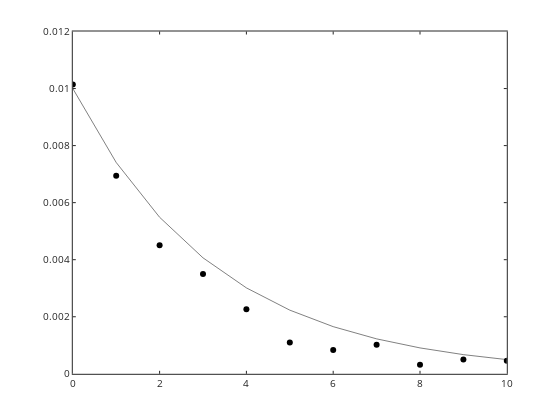

Notebook code cell kept with this figure:
### Code cell
% so to optmize it we need to first define the error function
% this is what will get minimized

% initial guess

errorfunction = @(p,N,t) (log10(sum((N-p(1).*exp(-p(2)*t)).^2)));

ktst=0.3; N0tst=0.01; ptst=[N0tst ktst];

err=errorfunction(ptst,N,t)

Ntst=firstorderdecay(t,N0tst,ktst); 

graphics_toolkit ("plotly")
plot(t,N,'ko',t,Ntst,'k-');

### Figure 1 — Plotly figure (JSON) as saved in the notebook; plotly's stock layout.template omitted (floating-point values rounded to 4 significant figures)
{"data": [{"line": {"color": "rgb(0, 0, 0)", "width": 0.5}, "marker": {"color": "rgb(0, 0, 0)", "line": {"color": "rgb(0, 0, 0)"}, "size": 6, "symbol": "circle"}, "mode": "markers", "name": "", "showlegend": false, "type": "scatter", "visibility": true, "x": [0, 1, 2, 3, 4, 5, 6, 7, 8, 9, 10], "xaxis": "x", "y": [0.01015, 0.00694, 0.004502, 0.003501, 0.002261, 0.001097, 0.0008334, 0.001017, 0.0003183, 0.0005043, 0.0004556], "yaxis": "y"}, {"line": {"color": "rgb(0, 0, 0)", "dash": "solid", "width": 0.5}, "marker": {"color": "rgb(0, 0, 0)", "line": {"color": "rgb(0, 0, 0)"}, "size": 6, "symbol": "none"}, "mode": "lines", "name": "", "showlegend": false, "type": "scatter", "visibility": true, "x": [0, 1, 2, 3, 4, 5, 6, 7, 8, 9, 10], "xaxis": "x", "y": [0.01, 0.007408, 0.005488, 0.004066, 0.003012, 0.002231, 0.001653, 0.001225, 0.0009072, 0.0006721, 0.0004979], "yaxis": "y"}], "layout": {"height": 420, "hovermode": "closest", "margin": {"b": 0, "l": 0, "r": 0, "t": 0}, "plot_bgcolor": "rgba(0, 0, 0, 0)", "showlegend": false, "width": 560, "xaxis": {"anchor": "y", "autorange": false, "domain": [0.13, 0.905], "exponentformat": "none", "gridcolor": "rgba(38,38,38,0.15)", "gridwidth": 1, "linecolor": "rgb(38,38,38)", "linewidth": 1, "mirror": "ticks", "range": [0, 10], "showgrid": false, "showline": true, "side": "bottom", "spikedash": "solid", "spikemode": "across", "spikesides": false, "spikethickness": 1, "tickangle": 0, "tickcolor": "rgb(38,38,38)", "tickfont": {"color": "rgb(38,38,38)", "size": 10}, "ticklen": 3, "ticks": "inside", "ticktext": ["0", "2", "4", "6", "8", "10"], "tickvals": [0, 2, 4, 6, 8, 10], "title": {"font": {"color": "rgb(0, 0, 0)", "size": 11}, "text": ""}, "type": "linear", "visible": true, "zeroline": false}, "yaxis": {"anchor": "x", "autorange": false, "domain": [0.11, 0.925], "exponentformat": "none", "gridcolor": "rgba(38,38,38,0.15)", "gridwidth": 1, "linecolor": "rgb(38,38,38)", "linewidth": 1, "mirror": "ticks", "range": [0, 0.012], "showgrid": false, "showline": true, "side": "left", "spikedash": "solid", "spikemode": "across", "spikesides": false, "spikethickness": 1, "tickangle": 0, "tickcolor": "rgb(38,38,38)", "tickfont": {"color": "rgb(38,38,38)", "size": 10}, "ticklen": 3, "ticks": "inside", "ticktext": ["0", "0.002", "0.004", "0.006", "0.008", "0.01", "0.012"], "tickvals": [0, 0.002, 0.004, 0.006, 0.008, 0.01, 0.012], "title": {"font": {"color": "rgb(0, 0, 0)", "size": 11}, "text": ""}, "type": "linear", "visible": true, "zeroline": false}}}
